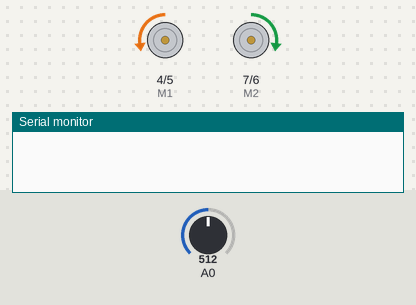
The sketch below on a simulated Arduino Uno, built with avr-gcc and run on an emulated ATmega328P. Shown: direction and speed pins drawn as motors (green arrow = direction pin HIGH = forward, orange = LOW = backward, longer = more drive), the last lines printed to the serial monitor. The inputs (shaded band) are chosen by the test bench; at power-on: A0 = 512.

Above: at 0.5 s.
At 2.8 s:
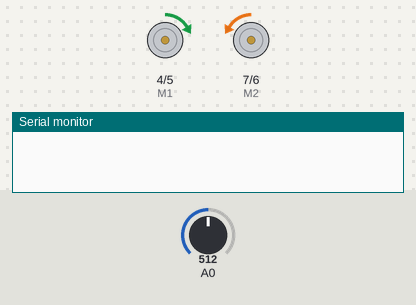
At 5.2 s:
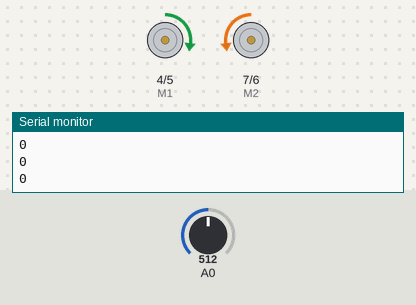
Timing chart, 0 to 7.1 s (numbered marks = the images above):
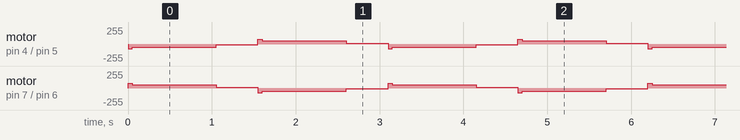

Measured:
- by itself, motor on pin 4 (M1) / pin 5 (E1): repeats every 3.1 s: backward 50/255 1.0 s, backward 10/255 0.50 s, forward 70/255 0.05 s, forward 50/255 1.0 s, forward 10/255 0.50 s, backward 70/255 0.05 s
- by itself, motor on pin 7 (M2) / pin 6 (E2): repeats every 3.1 s: forward 50/255 1.0 s, forward 10/255 0.50 s, backward 70/255 0.05 s, backward 50/255 1.0 s, backward 10/255 0.50 s, forward 70/255 0.05 s

The sketch:

robotcode.ino
```cpp
//Arduino PWM Speed Control：
int E1 = 5;
int M1 = 4;
int E2 = 6;
int M2 = 7;

const int l1 = analogRead(A0);
const int l2 = analogRead(A1);
const int l3 = analogRead(A2);
const int l4 = analogRead(A3);
const int l5 = analogRead(A4);

void setup()
{
    pinMode(M1, OUTPUT);
    pinMode(M2, OUTPUT);

    pinMode(A0, INPUT);
    pinMode(A1, INPUT);
    pinMode(A2, INPUT);
    pinMode(A3, INPUT);
    pinMode(A4, INPUT);

    Serial.begin(9600);
}

void loop()
{
    // WIEL BESTURING
    digitalWrite(M1,LOW);
    digitalWrite(M2, HIGH);
    analogWrite(E1,70);   //PWM Speed Control
    analogWrite(E2,70);   //PWM Speed Control
    delay(50);
    analogWrite(E1,50);   //PWM Speed Control
    analogWrite(E2,50);   //PWM Speed Control
    delay(1000);
    analogWrite(E1,10);   //PWM Speed Control
    analogWrite(E2,10);   //PWM Speed Control
    delay(500);
    digitalWrite(M1,HIGH);
    digitalWrite(M2,LOW);
    analogWrite(E1,70);   //PWM Speed Control
    analogWrite(E2,70);   //PWM Speed Control
    delay(50);
    analogWrite(E1,50);   //PWM Speed Control
    analogWrite(E2,50);   //PWM Speed Control
    delay(1000);
    analogWrite(E1,10);   //PWM Speed Control
    analogWrite(E2,10);   //PWM Speed Control
    delay(500);

    // LIJN SENSOR
    analogRead(A0);
    Serial.println(l1);
    Serial.println(l2);
    Serial.println(l3);
    Serial.println(l4);
    Serial.println(l5);

    // PING SENSOR

}
```
